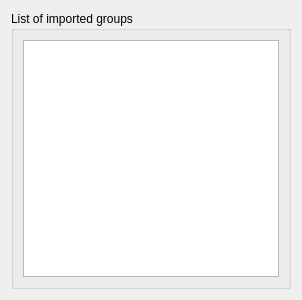
<?xml version="1.0" encoding="UTF-8"?>
<ui version="4.0">
 <class>GroupEdit</class>
 <widget class="QDialog" name="GroupEdit">
  <property name="geometry">
   <rect>
    <x>0</x>
    <y>0</y>
    <width>296</width>
    <height>300</height>
   </rect>
  </property>
  <property name="sizePolicy">
   <sizepolicy hsizetype="Minimum" vsizetype="Preferred">
    <horstretch>0</horstretch>
    <verstretch>0</verstretch>
   </sizepolicy>
  </property>
  <property name="windowTitle">
   <string>Dialog</string>
  </property>
  <layout class="QGridLayout" name="gridLayout">
   <item row="0" column="0" rowspan="2" colspan="2">
    <widget class="QGroupBox" name="groupBox">
     <property name="sizePolicy">
      <sizepolicy hsizetype="Minimum" vsizetype="Preferred">
       <horstretch>0</horstretch>
       <verstretch>0</verstretch>
      </sizepolicy>
     </property>
     <property name="title">
      <string>List of imported groups</string>
     </property>
     <layout class="QGridLayout" name="gridLayout_2">
      <item row="0" column="0">
       <widget class="QTableView" name="tvGroups">
        <property name="sizePolicy">
         <sizepolicy hsizetype="Minimum" vsizetype="Expanding">
          <horstretch>0</horstretch>
          <verstretch>0</verstretch>
         </sizepolicy>
        </property>
       </widget>
      </item>
     </layout>
    </widget>
   </item>
  </layout>
 </widget>
 <resources/>
 <connections/>
</ui>
